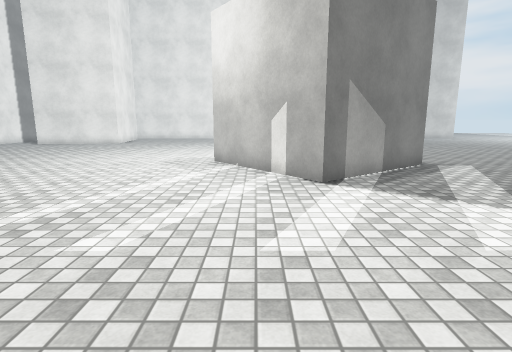
[1] (above)

19 first-person views from a walk through a 3-D level made in the Unity game engine. The camera is 1.4 m above the floor, tilts 10° down and sees 80° across. The floor is counted in squares, 1 m on a side. Each view is taken from the middle of a square. On the plan, view 1 faces up. The plan holds only what a view shows up to about 14 squares ahead; the rest is blank. The place goes on beyond the plan. Surface patterns are stand-ins for the level's own textures.

[2]
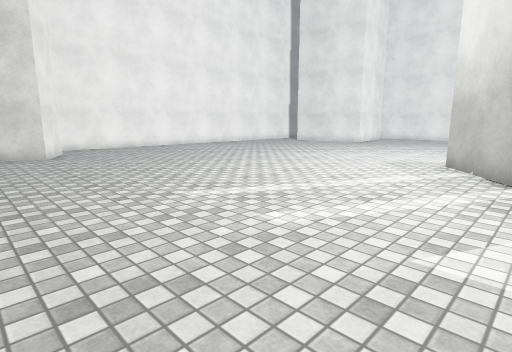

[3]
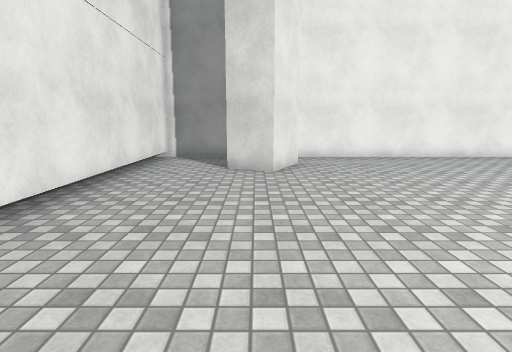

[4]
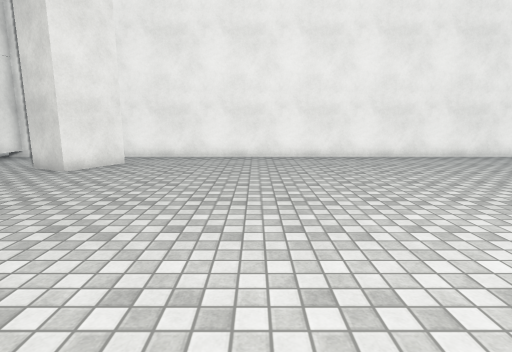

[5]
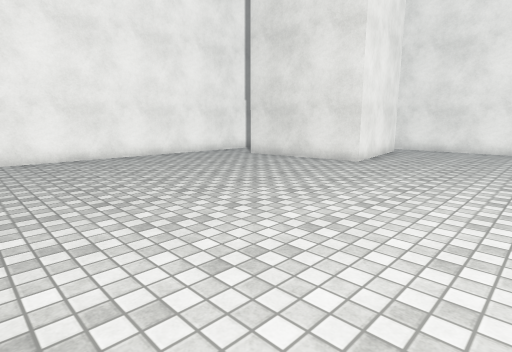

[6]
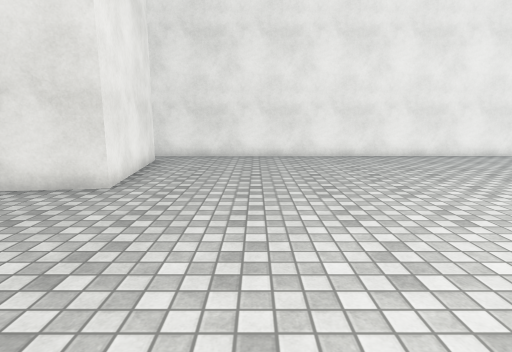

[7]
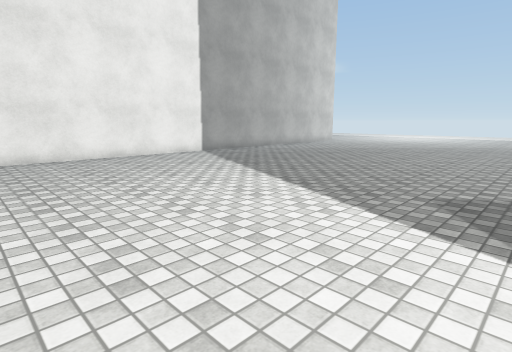

[8]
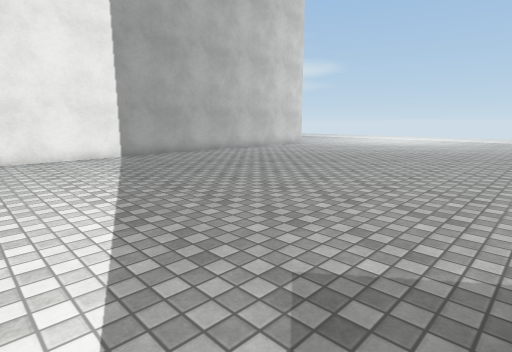

[9]
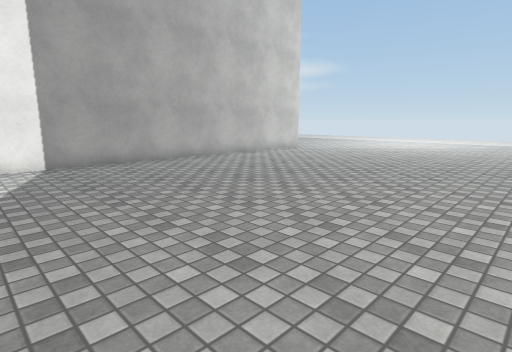

[10]
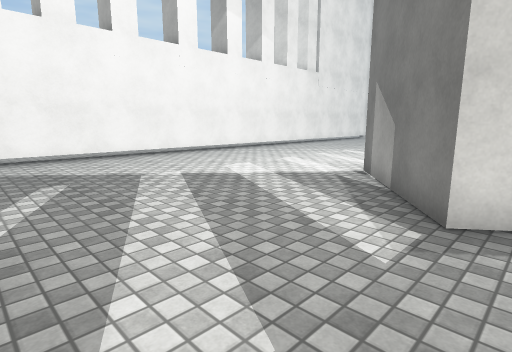

[11]
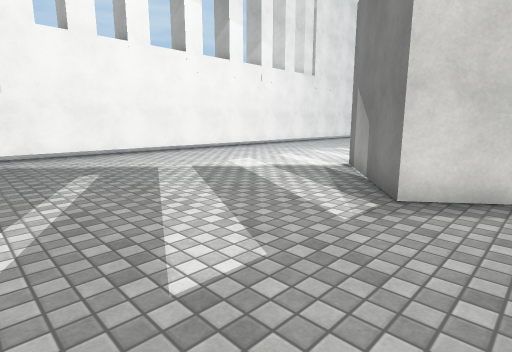

[12]
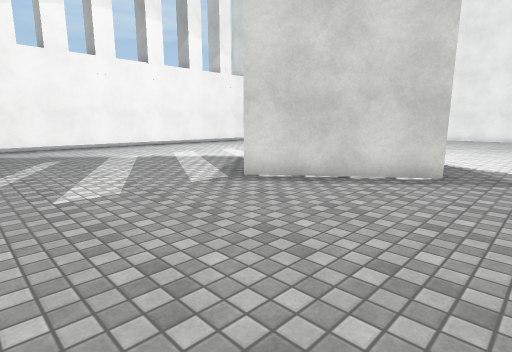

[13]
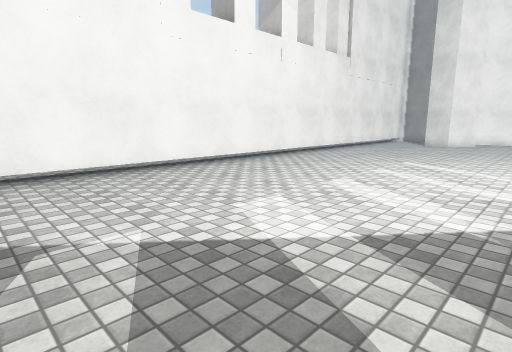

[14]
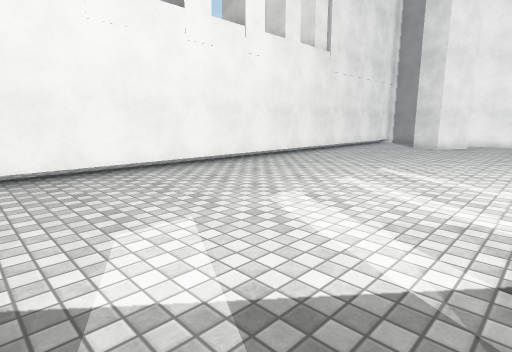

[15]
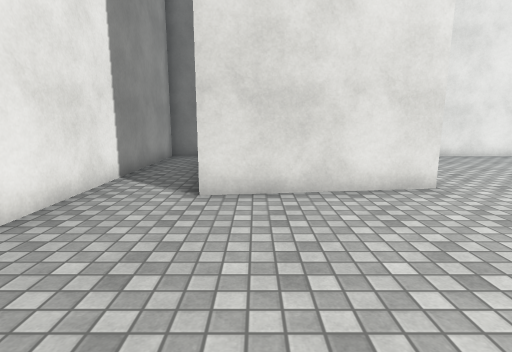

[16]
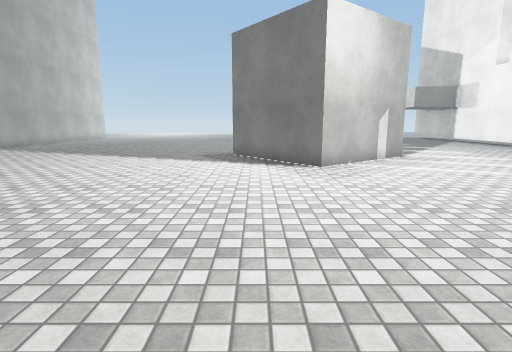

[17]
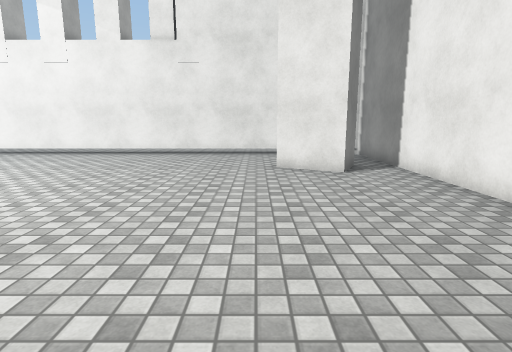

[18]
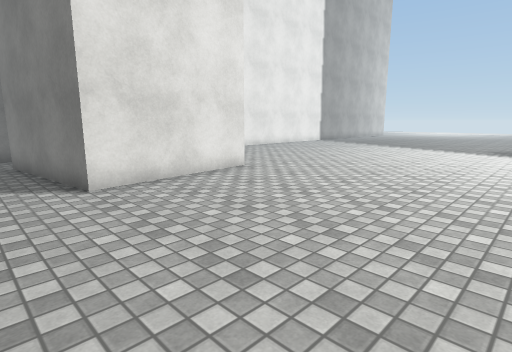

[19]
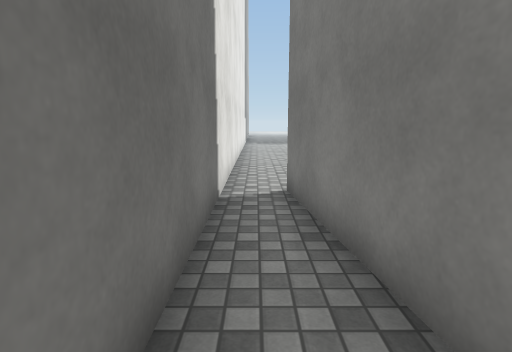

### Floor plan
Points are (right, up) in squares from view 1. A wall is a line through its corners. A room is listed if a view was taken in it or the views show most of it. See-through windows are left out.
Room 1 (views 1, 2, 3, 4, 5, 6, 7, 8, 9, 10, 11, 12, 13, 14, 15, 16, 17, 18, 19)
walls: (-1.5, 10.9) (2.5, 14) (5.5, 10.1) (1.6, 7) (-1.5, 10.9); (-9.1, 20.4) (-14.1, 19.8) (-14.7, 24.7) (-9.8, 25.4) (-9.1, 20.4); (-15.3, 2) (-14.5, 3.5) (-12.6, 2.5) (-13.4, 1.1); (11.6, 26.7) (-16.5, 26.7) (-16.5, -1.6) (9.9, -1.5)

Where each view was taken, in squares from view 1:
view 1: 0 up, 0 right, facing up
view 2: 0 up, 1 right, facing up-left
view 3: 2 up, 4 left, facing left
view 4: 8 up, 4 left, facing left
view 5: 10 up, 4 left, facing up-left
view 6: 14 up, 6 left, facing up
view 7: 14 up, 4 left, facing up-right
view 8: 14 up, 0 right, facing up-right
view 9: 16 up, 3 right, facing up-right
view 10: 11 up, 10 right, facing down-left
view 11: 12 up, 11 right, facing down-left
view 12: 16 up, 11 right, facing down-left
view 13: 7 up, 7 right, facing down-left
view 14: 7 up, 5 right, facing down-left
view 15: 14 up, 13 left, facing up
view 16: 13 up, 11 left, facing right
view 17: 12 up, 12 left, facing down
view 18: 13 up, 16 left, facing up-right
view 19: 26 up, 16 left, facing right
